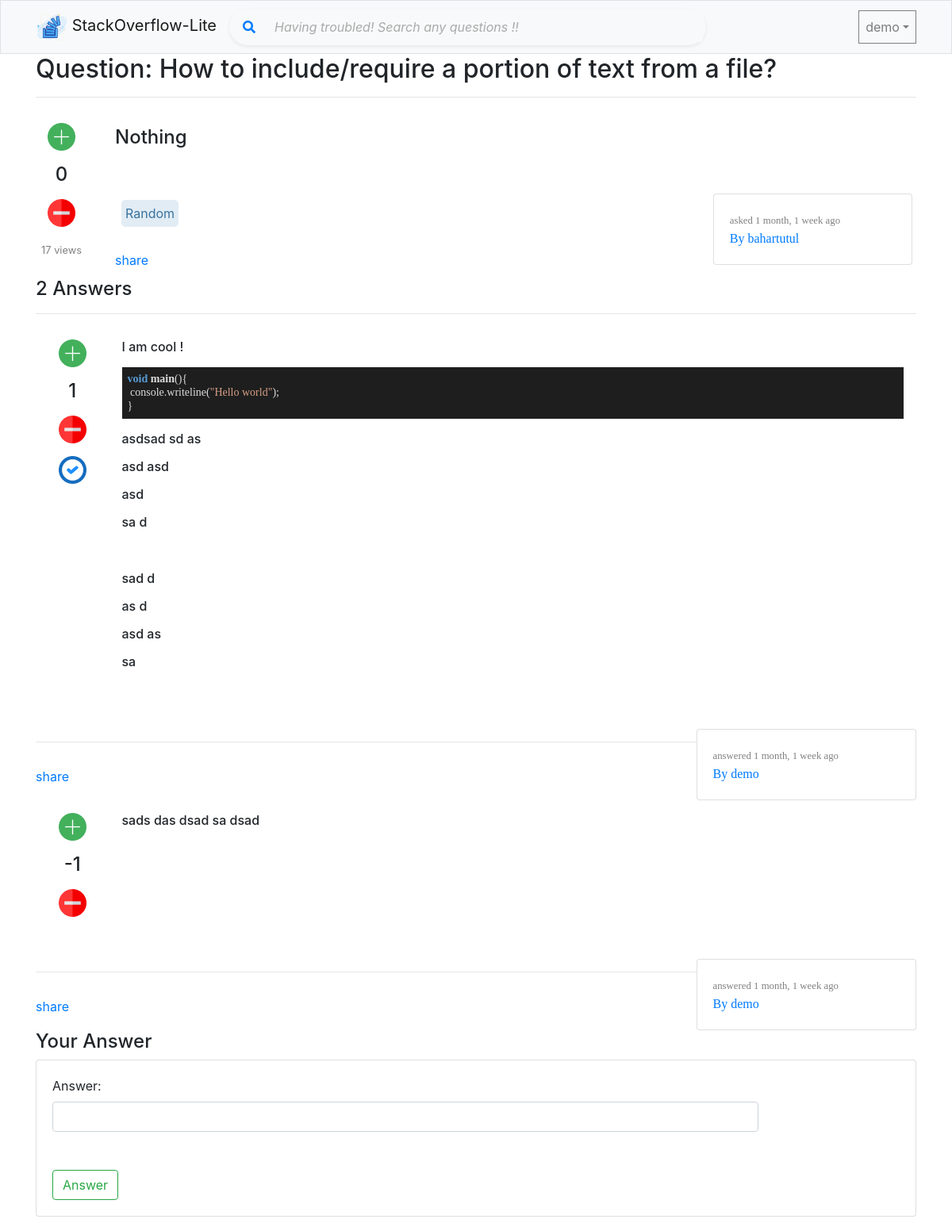
The app's page /questions/detail/5/ (signed in) with its own data.
### overflow/models/QuestionModel.py (models this page shows, shortened)
class QuestionModel(models.Model):
    title = models.CharField(max_length=120, unique=True)
    description = RichTextField(null=True)
    tag = models.CharField(max_length=120, null=True)
    views = models.PositiveIntegerField(default=0)
    final_answer_id = models.IntegerField(null=True)
    asked_at = models.DateTimeField(auto_now_add=True)
    modified_on = models.DateTimeField(auto_now=True)
    asked_by = models.ForeignKey(User, null=True, on_delete=models.SET_NULL)
    def tag_split(self):
        if self.tag:
            return self.tag.split(',')
    def get_vote_count(self):
        result = self.qvm_question.aggregate(Sum('vote'))['vote__sum']
        if result:
            return result
        else:
            return 0

### overflow/models/AnswerModel.py (models this page shows, shortened)
class AnswerModel(models.Model):
    answer = RichTextField(max_length=120)
    views = models.PositiveIntegerField(default=0)
    votes = models.IntegerField(default=0)
    question = models.ForeignKey(QuestionModel, null=True, on_delete=models.SET_NULL, related_name='am_question')
    answer_at = models.DateTimeField(auto_now_add=True)
    modified_on = models.DateTimeField(auto_now=True)
    answer_by = models.ForeignKey(User, null=True, on_delete=models.SET_NULL)
    def get_vote_count(self):
        result = self.avm_answer.aggregate(Sum('vote'))['vote__sum']
        if result:
            return result
        else:
            return 0

### overflow/views/question.py (the view)
# urls.py: re_path(r'questions/detail/(?P<pk>\d+)/$', question.question_detail, name='question_detail'),
def question_detail(request, pk):
    questions = get_object_or_404(QuestionModel, pk=pk)
    questions.views += 1
    questions.save()
    question_answers = AnswerModel.objects.filter(question_id=pk)
    form = AnswerForm()
    return render(request, 'overflow/question/details.html', {
        'single_question': questions,
        'answers': question_answers,
        'form': form
    })

### overflow/forms/NewAnswerForm.py
class AnswerForm(forms.ModelForm):
    answer = forms.CharField(
        max_length=14000,
        required=True,
        widget=CKEditorWidget(
            attrs={
                'placeholder': 'Please explain your questions in details',
                'class': 'form-control'
            }
        )
    )
    class Meta:
        model = AnswerModel
        fields = ['answer', ]

### overflow/helper.py (called while the page is built)
    def to_url(self, value):
        return '%d' % value

### templates/overflow/question/details.html (shortened to what this page needs)
{% extends 'shared/_layout.html' %}
{% load static %}
{% block head %}
    <link rel="stylesheet" href="{% static 'CSSLibrary/vsdark.css' %}">
    <div class="col-xl-12">
        <h2 class="col">Question: {{ single_question.title | capfirst }}</h2>
    </div>
{% endblock %}
{% block content %}
    <hr>
    <div class="col-xl-12">
        <div class="row">
            <div class="col-xl-1" style="float: left; height: 150px; text-align: center;">
                <div class="mt-3">
                    {% if single_question.asked_by != request.user %}
                        <a href="{% url 'q_vote' single_question.pk 1 %}"><img
                                src="{% static 'Images/Icons/plus.png' %}"
                                height="35px" alt=""></a>
                    {% endif %}
                </div>
                <div class="mt-3">
                    <h4>{{ single_question.get_vote_count }}</h4>
                </div>
                <div class="mt-3">
                    {% if single_question.asked_by != request.user %}
                        <a href="{% url 'q_vote' single_question.pk -1 %}"><img
                                src="{% static 'Images/Icons/minus.png' %}"
                                height="35px" alt=""></a>
                    {% endif %}
                </div>
                <div class="mt-3">
                    <div>
                        <small>{{ single_question.views }} views</small>
                    </div>
                </div>
            </div>
            <div class="col-xl-11 mb-2">
                <div class="col-xl-12" style="float:right;">
                    <div class="col-xl-12 card-body">
                        <h4>{{ single_question.description | safe }}</h4>
                    </div>
                    <div class="col-xl-12 card-body">
                        <div class="col-xl-8" style="float:left;">
                            <div id="tag">
                                {% for tag in single_question.tag_split %}
                                    <p id="tech_tag">
                                        {{ tag }}
                                    </p>
                                {% endfor %}
                            </div>
                            <br>
                            <div class="mt-5">
                                <a href="">share</a>
                            </div>
                        </div>
                        <div class="col-xl-3 card mb-2" id="user_info_on_card" style="float:right;">
                            <div class="card-body">
                                <small>asked {{ single_question.asked_at | timesince | lower }} ago</small>
                                <div>
                                    <a href="">By {{ single_question.asked_by }}</a>
                                </div>
                            </div>
                        </div>
                    </div>
                </div>
            </div>
        </div>
        {% include 'partials/previous_answers.html' %}
        {% include 'partials/answer_form.html' %}
    </div>
{% endblock content %}

### templates/shared/_navbar.html (shortened to what this page needs)
{% load static %}
<nav class="navbar navbar-expand-lg navbar-light bg-light border">
    <div class="container">
        <a href="{% url 'home' %}" class="navbar-brand">
            <img src="{% static 'Images/Icons/logo.png' %}" height="40em" alt="overflow"> StackOverflow-Lite
        </a>
        <div class="collapse navbar-collapse" id="mainMenu">
            <form method="post" action="{% url 'home' %}" class="form-inline my-3 my-lg-0 col-md-10">
                <div class="p-1 bg-light rounded rounded-pill shadow-sm col-md-10">
                    <div class="input-group">
                        <div class="input-group-prepend">
                            <button id="button-addon2" type="submit" class="btn btn-link text-primary">
                                <i class="fa fa-search"></i>
                            </button>
                        </div>
                        <input type="search" id="search_bar" name="search_bar"
                               placeholder="Having troubled! Search any questions !!" aria-describedby="button-addon2"
                               class="form-control border-0 bg-light">
                    </div>
                </div>
            </form>
            {% if user.is_authenticated %}
                <ul class="navbar-nav ml-auto">
                    <li class="nav-item dropdown">
                        <a href="" class="nav-link dropdown-toggle" id="userMenu"
                           data-toggle="dropdown">{{ user.username }}</a>
                    </li>
                </ul>
            {% else %}
                <a href="{% url 'login' %}" class="btn btn-light">Login</a>
                <a href="{% url 'signup' %}" class="btn btn-primary">Register</a>
            {% endif %}
        </div>
    </div>
</nav>

### templates/partials/previous_answers.html
{% load static %}
{% if answers %}
    <div class="col-xl-12">
        <h4>{{ answers.count }} Answers</h4>
        <hr>
        <div id="answers" class="col-xl-12">
            {% for answer in answers %}
                <div class="col-xl-12">
                    <div class="col-xl-1" style="float: left; height: 150px; text-align: center;">
                        <div class="mt-3">
                            <a href="{% url 'a_vote' answer.pk 1 single_question.pk %}">
                                <img src="{% static 'Images/Icons/plus.png' %}"
                                     height="35px" alt="">
                            </a>
                        </div>
                        <div class="mt-3">
                            <h4>{{ answer.get_vote_count }}</h4>
                        </div>
                        <div class="mt-3">
                            <a href="{% url 'a_vote' answer.pk -1 single_question.pk %}">
                                <img src="{% static 'Images/Icons/minus.png' %}"
                                     height="35px" alt="">
                            </a>
                        </div>
                        <div class="mt-3">
                            <a href="{% url 'final_answer' single_question.pk answer.pk %}">
                                {% if single_question.final_answer_id == answer.id %}
                                    <img src="{% static 'Images/Icons/right_answer.png' %}"
                                         height="35px" alt="">
                                {% elif single_question.asked_by == request.user %}
                                    <img id="right_answer" src="{% static 'Images/Icons/right_answer.png' %}"
                                         height="35px" alt="">
                                {% endif %}
                            </a>
                        </div>
                    </div>
                    <div id="ans" class="col-xl-11 card p-3" style="min-height: 200px;">
                        <h6>{{ answer.answer | safe }}</h6>
                    </div>
                    <div class="col-xl-12">
                        <div class="col-xl-9" style="float:left;">
                            <div class="mt-5">
                                <a href="">share</a>
                            </div>
                        </div>
                        <div class="col-xl-3 card" id="user_info_on_card" style="float:left;">
                            <div class="card-body">
                                <small>answered {{ answer.answer_at | timesince | lower }} ago</small>
                                <div>
                                    <a href="">By {{ answer.answer_by }}</a>
                                </div>
                            </div>
                        </div>
                    </div>
                </div>
                <hr>
            {% endfor %}
        </div>
    </div>
{% endif %}

### static/Shared/app.css (style rules this page uses)
a.nav-link { color: black; border: 1px solid grey; }
#user_info_on_card { font-family: "Roboto Mono"; box-sizing: border-box; }
#tech_tag { padding: 5px; text-align: center; margin: 8px; background-color: #E1ECF4; border-radius: 5px; float: left; color: #39739d; }
#ans { border: 0px; }
code { font-family: "Operator Mono"; }
.form-control::placeholder { color: #aaa; font-style: italic; }
small { text-align: center; color: gray; }

### static/CSSLibrary/vsdark.css (style rules this page uses)
.hljs { display: block; overflow-x: auto; padding: 0.5em; background: #1E1E1E; color: #DCDCDC; }

### records on screen
QuestionModel: title "How to include/require a portion of text from a file?", get_vote_count "0", views "17", description "Nothing", tag_split "Random", asked_at "1 month, 1 week", asked_by "bahartutul"
AnswerModel: get_vote_count "1", answer "I am cool ! void main ( ) { console.writeline( \"Hello world\" ); } asdsad sd as asd asd asd sa d sad d as d asd as sa", answer_at "1 month, 1 week", answer_by "demo"
AnswerModel: get_vote_count "-1", answer "sads das dsad sa dsad", answer_at "1 month, 1 week", answer_by "demo"

### other values on screen
{{ user.username }} "demo"
{{ answers.count }} "2"
{{ field.label_tag }} "Answer:"
